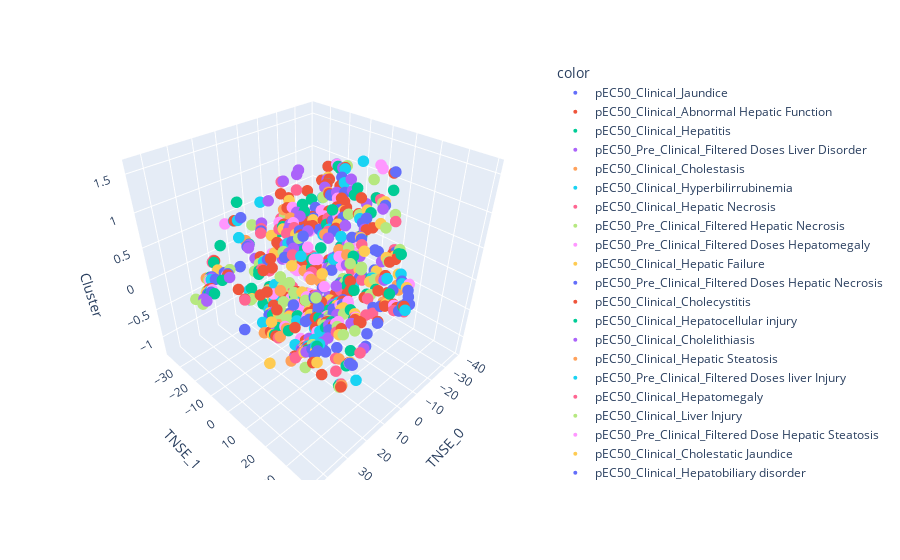

The code cell stored with this chart in its notebook:
### Code cell
from jupyter_dash import JupyterDash
from dash import dcc, html, Input, Output, no_update
import plotly.graph_objects as go
import pandas as pd

from IPython.display import SVG
import plotly.express as px

df = scaffold_df
X = scaffold_df[['TNSE_0', 'TNSE_1', 'Cluster']]

pca = PCA(n_components=3)
components = pca.fit_transform(X)

total_var = pca.explained_variance_ratio_.sum() * 100

fig = px.scatter_3d(
    components, x=0, y=1, z=2, color=df['TASKS'],   
    color_continuous_scale=['green','red'], 
    labels={'0': 'TNSE_0', '1': 'TNSE_1', '2': 'Cluster',}
)

fig.update_traces(marker_size=4, hoverinfo="none", hovertemplate=None)
fig.show()


app = JupyterDash(__name__)

app.layout = html.Div([
    dcc.Graph(id="graph", figure=fig, clear_on_unhover=True),
    dcc.Tooltip(id="graph-tooltip"),
])


@app.callback(
    Output("graph-tooltip", "show"),
    Output("graph-tooltip", "bbox"),
    Output("graph-tooltip", "children"),
    Input("graph", "hoverData"),
)
def display_hover(hoverData):
    if hoverData is None:
        return False, no_update, no_update

    # demo only shows the first point, but other points may also be available
    pt = hoverData["points"][0]
    bbox = pt["bbox"]
    num = pt["pointNumber"]

    df_row = df.iloc[num]
    img_src = data_space_row['mol']
    name = df_row['NAME']
    #form = df_row['FORM']
    #desc = df_row['DESC']
    #if len(desc) > 300: desc = desc[:100] + '...'

    children = [
        html.Div(children=[
            html.Img(src=img_src, style={"width": "100%"}),
            html.H2(f"{name}", style={"color": "darkblue"}),
            #html.P(f"{form}"),
            #html.P(f"{desc}"),
        ],
        style={'width': '200px', 'white-space': 'normal'})
    ]

    return True, bbox, children


if __name__ == "__main__":
    app.run_server(debug=True, mode='inline')
